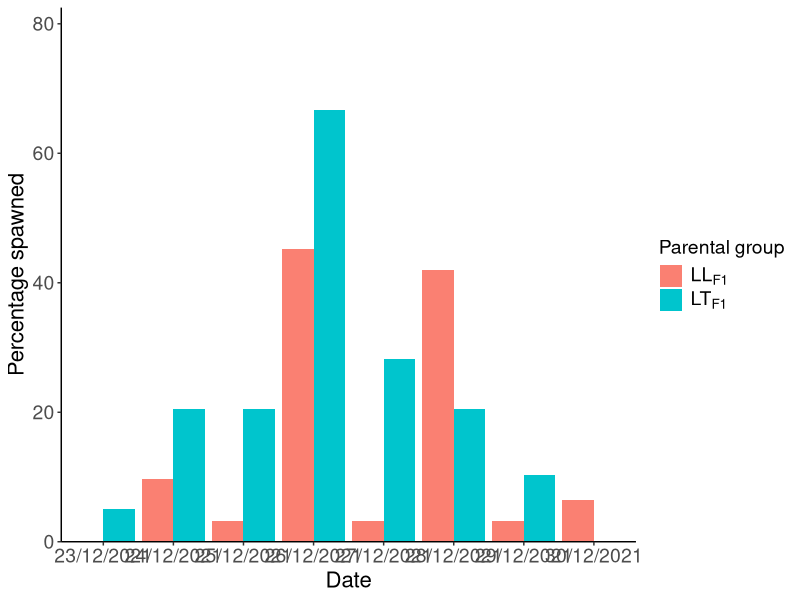
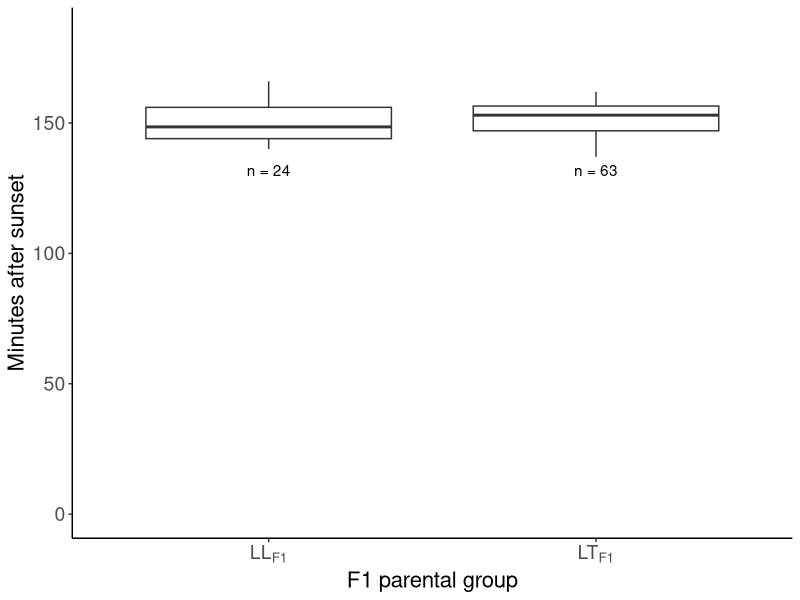

These figures' R source, in order:
##R script for analyses of hybrid and purebred spawning patterns
#Data obtained using methods described in manuscript -  Fertile hybrids could aid coral adaptation

##Load functions and packages
#Summary function
summarySE <- function(data=NULL, measurevar, groupvars=NULL, na.rm=FALSE, conf.interval=.95, .drop=TRUE) {
  
  require(plyr)
  
  # New version of length which can handle NA's: if na.rm==T, don't count them
  
  length2 <- function (x, na.rm=FALSE) {
    
    if (na.rm) sum(!is.na(x))
    
    else       length(x)
    
  }
  
  
  # This does the summary. For each group's data frame, return a vector with
  
  # N, mean, and sd
  
  datac <- ddply(data, groupvars, .drop=.drop,
                 
                 .fun = function(xx, col) {
                   
                   c(N    = length2(xx[[col]], na.rm=na.rm),
                     
                     mean = mean   (xx[[col]], na.rm=na.rm),
                     
                     median = median (xx[[col]], na.rm=na.rm),
                     
                     sd   = sd     (xx[[col]], na.rm=na.rm)
                     
                   )
                   
                 },
                 
                 measurevar
                 
  )
  # Rename the "mean" column    
  
  datac <- rename(datac, c("mean" = measurevar))
  
  datac$se <- datac$sd / sqrt(datac$N)  # Calculate standard error of the mean
  
  # Confidence interval multiplier for standard error
  
  # Calculate t-statistic for confidence interval: 
  
  # e.g., if conf.interval is .95, use .975 (above/below), and use df=N-1
  
  ciMult <- qt(conf.interval/2 + .5, datac$N-1)
  
  datac$ci <- datac$se * ciMult
  
  return(datac)
}

#Load packages 
library(nlme)
library(lme4)
library(multcomp)
library(ggplot2)
library(tidyr)
library(plyr)
library(emmeans)

###Spawning activity analyses
##Import data
Spawn_ByNight <- read.table('SpawningData_ByNight.csv', header=T, sep=',')
##Data modifications
Spawn_ByNight$Cross<-as.factor(Spawn_ByNight$Cross)
Spawn_ByNight$Tank<-as.factor(Spawn_ByNight$Tank)
Spawn_ByNight$Treatment<-as.factor(Spawn_ByNight$Treatment)
Spawn_ByNight$System<-as.factor(Spawn_ByNight$System)
Spawn_ByNight$SpawningDate<-as.factor(Spawn_ByNight$SpawningDate)
Spawn_ByNight$Spawned<-as.factor(Spawn_ByNight$Spawned)
Spawn_ByNight$Coral<-as.factor(Spawn_ByNight$Coral)
str(Spawn_ByNight)

##Generalised linear mixed effects model
#Model
spawn_mod1<-glmer(Spawned ~ Cross + (1|System/Coral) + (1|SpawningDate), data = Spawn_ByNight, family = binomial())
#Summary
summary(spawn_mod1)

##Graphic 
#Import data
SpawningPercentages <- read.table('SpawningPercentages.csv', header=T, sep=',')
#Data modification
SpawningPercentages$Cross<-as.factor(SpawningPercentages$Cross)
str(SpawningPercentages)
#Plot
ggplot(SpawningPercentages, aes(fill=Cross, y=Percentage, x=Date)) + 
  ylab("Percentage spawned") +
  scale_y_continuous(limits = c(0,75), expand = expansion(mult = c(0, .1))) +
  geom_bar(position="dodge", stat="identity") +
  theme(axis.text.x = element_text(size = 14), axis.title.x = element_text(size = 16),
        axis.text.y = element_text(size = 14), axis.title.y = element_text(size = 16),
        legend.text = element_text(size = 14), legend.title = element_text(size = 14))+
  theme(panel.grid.major = element_blank(), panel.grid.minor = element_blank(),
        panel.background = element_blank(), axis.line = element_line(colour = "black"))+
  scale_fill_manual(name="Parental group",labels = expression('LL'[F1], 'LT'[F1]),  values = c("salmon","turquoise3"))


###Spawning and setting time analyses
##Import data
Time <- read.table('TimeData.csv', header=T, sep=',')
#Data modifications
Time$ColonyID<-as.factor(Time$ColonyID)
Time <- Time %>% drop_na(System)
Spawning <- Time %>% drop_na(SpawningMinutes)
Setting <- Time %>% drop_na(SettingMinutes)

##Spawning time analyses
#Linear mixed effects model
Spawning_mod1<-lme(SpawningMinutes~Cross, random= ~1|System/ColonyID, data=Spawning)
summary(Spawning_mod1)
#Summarise spawning times
Spawning_ByCross<-summarySE(Spawning, measurevar="SpawningMinutes", groupvars=c("Cross"),conf.interval=0.95)
Spawning_ByCross
#Graphic
ggplot(Spawning,aes(x = Cross, y = SpawningMinutes))+geom_boxplot()+scale_x_discrete(labels=expression('LL'[F1],'LT'[F1]))+
  ylim(0, 185) + ylab("Minutes after sunset") + xlab("F1 parental group")+
  theme(axis.text.x = element_text(size = 14), axis.title.x = element_text(size = 16),
        axis.text.y = element_text(size = 14), axis.title.y = element_text(size = 16),
        legend.text = element_text(size = 14), legend.title = element_text(size = 14))+
  theme(panel.grid.major = element_blank(), panel.grid.minor = element_blank(),
        panel.background = element_blank(), axis.line = element_line(colour = "black"))+
  geom_text(data=Spawning_ByCross, (aes(x=factor(Cross), y=132, label=paste("n =",N))))
